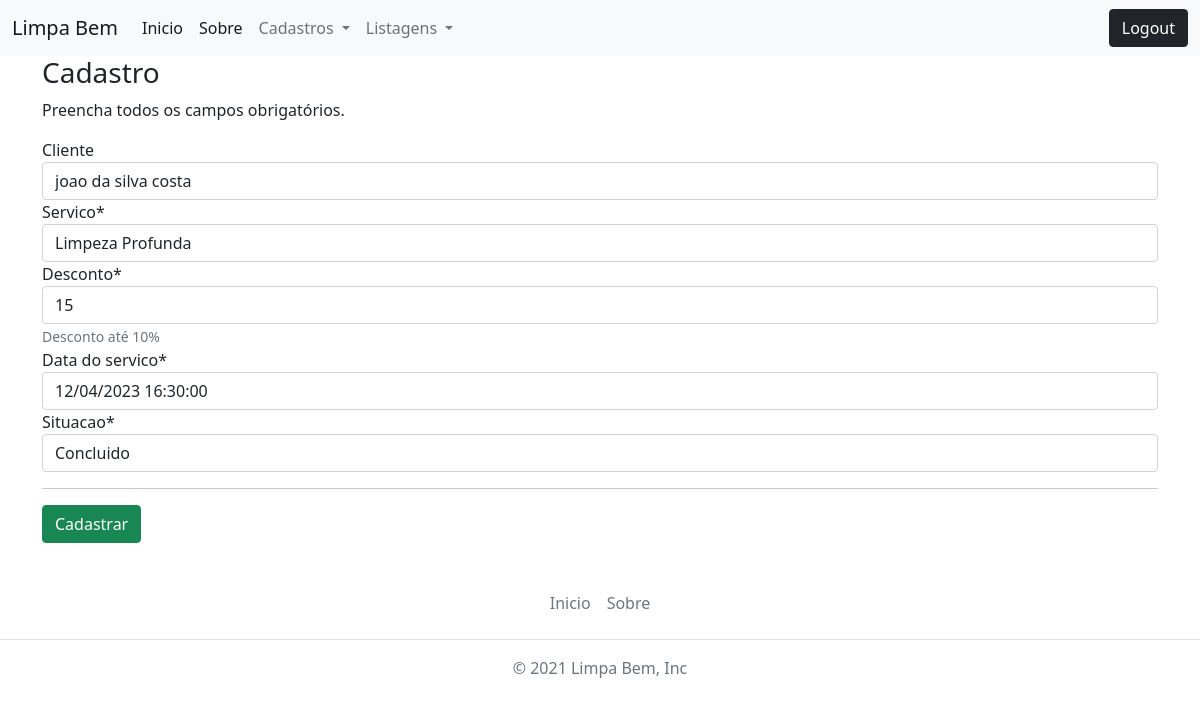
/editar/atendimento/12 (signed in), run on the app's committed database.
### crud_app/models.py (models this page shows, shortened)
class Atendimento(models.Model):
    SITUACAO_CHOICES = (
        ('Em andamento', 'Em andamento'),
        ('Concluido', 'Concluido'),
        ('Cancelado', 'Cancelado')
    )
    servico = models.ForeignKey(Servico, on_delete=models.CASCADE, null=True)
    data_do_servico = models.DateTimeField()
    situacao = models.CharField(max_length=12, choices=SITUACAO_CHOICES)
    cliente = models.ForeignKey(Cliente, on_delete=models.SET_NULL, null=True, blank=True)
    desconto = models.DecimalField(max_digits=2, decimal_places=0, help_text='Desconto até 10%\n', null=True)
    valor_total = models.DecimalField(max_digits=6, decimal_places=2, null=True, blank=True, default=0)
    data_do_registro = models.DateTimeField(auto_now_add=True)
    registrado_por = models.ForeignKey(Funcionario, on_delete=models.SET_NULL, null=True, blank=True)

### crud_app/views.py (the view, shortened to what this page needs)
# urls.py: path('editar/atendimento/<int:pk>', AtendimentoUpdate.as_view(), name='editar-atendimento'),
class AtendimentoUpdate(GroupRequiredMixin, LoginRequiredMixin ,UpdateView):
    model = Atendimento
    group_required = [u'administrador', u'gerente', u'atendente']
    login_url = reverse_lazy('login')
    fields = [
        'cliente', 'servico', 'desconto', 'data_do_servico', 'situacao'
    ]
    template_name = 'cadastros/form.html'

### crud_app/models.py (called while the page is built)
    def __str__(self):
        return self.nome_completo

    def __str__(self):
        return self.nome_do_servico

### crud_app/templates/cadastros/form.html (shortened to what this page needs)
{% extends 'base.html' %}
{% load static %}
{% load crispy_forms_tags %}
{% block content %}
    <h3>Cadastro</h3>
    <p>Preencha todos os campos obrigatórios.</p>
    <form action="" method="post">
        {{ form|crispy }}
        <hr>
        <button type="submit" class="btn btn-success">Cadastrar</button>
    </form>
{% endblock %}

### static/css/style.css (style rules this page uses)
body, html { height: 100%; width: 100%; }

### data on the page
Atendimento: cliente "joao da silva costa", servico "Limpeza Profunda", desconto "15", data_do_servico "12/04/2023 16:30:00", situacao "Concluido"
